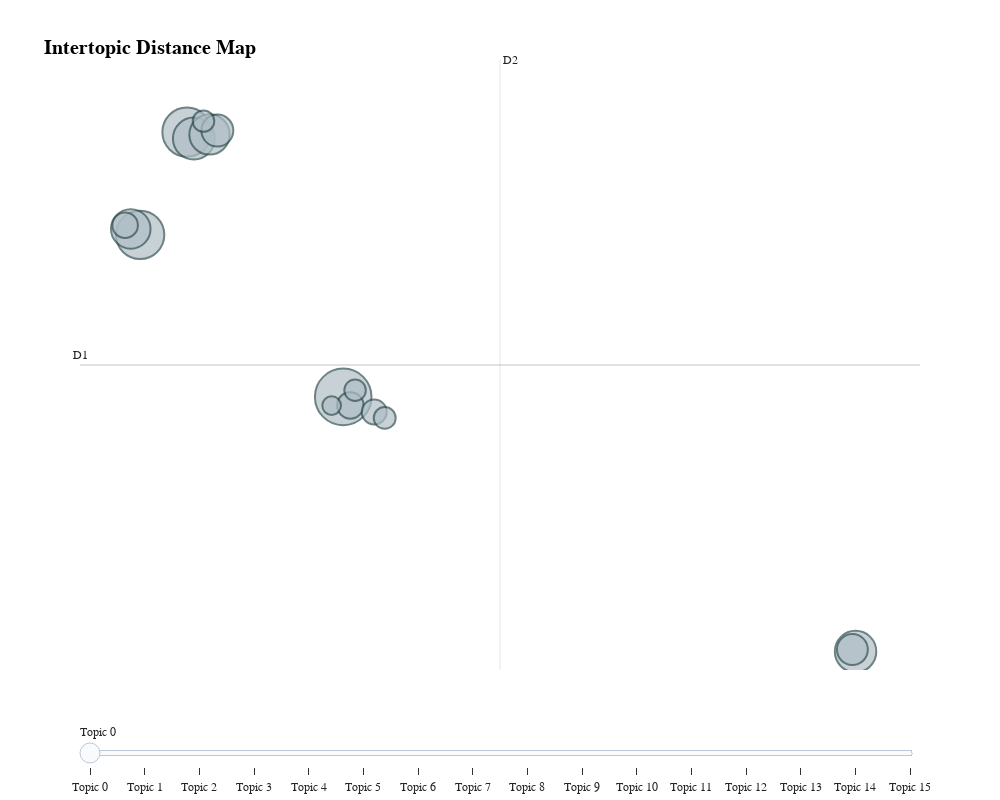

Here is the notebook cell this chart was saved with:
### Code cell
# ------------------------------------------------------------
# Visualize intertopic distances
# ------------------------------------------------------------

# N.B. UMAP (Uniform Manifold Approximation and Projection)
# used for dimensionality reduction. 
fig_2d = topic_model.visualize_topics(custom_labels=True)

# Update background and grid
fig_2d.update_layout(
    plot_bgcolor="white",
    paper_bgcolor="white",
    font_family="Arial",
    title_font_size=20,
    title_x=0.15,  # Center title
    width=1000,
    height=800,
    xaxis=dict(
        showgrid=False,
        zeroline=True,
        showline=True,
        ticks="outside",
        title=None
    ),
    yaxis=dict(
        showgrid=False,
        zeroline=True,
        showline=True,
        ticks="outside",
        title=None
    ),
    legend=dict(
        orientation="h",
        yanchor="bottom",
        y=1.02,
        xanchor="center",
        x=0.5
    )
)

fig_2d.write_image("../outputs/intertopic_distance_map_2D.png")
fig_2d.write_html("../outputs/intertopic_distance_map_2D.html")   

fig_2d.show()

### Figure 1 — Plotly figure (JSON) as saved in the notebook; plotly's stock layout.template omitted (floating-point values rounded to 4 significant figures)
{"data": [{"customdata": [[0, "passenger | year | cargo | growth | load", 201], [1, "saf | emissions | carbon | corsia | environmental", 151], [2, "safety | iosa | accidents | accident | aircraft", 147], [3, "tax | regulation | taxation | passenger | unruly", 110], [4, "cargo | data | lithium | ceiv | e", 108], [5, "airport | charges | infrastructure | airports | development", 102], [6, "security | information | smart security | smart | risk", 98], [7, "settlement | billion | processed | iss | bsp", 64], [8, "ndc | order | travel | airline | retailing", 60], [9, "commercial | world | contents | s | people", 44], [10, "travel | id | experience | passengers | digital", 41], [11, "chairman | president | airlines | board | group", 39], [12, "airlines | airways | latam | china | cargo", 30], [13, "slot | wsg | slots | regulation | capacity", 29], [14, "diversity | inclusion | diversity inclusion | female | gender", 29], [15, "training | itdi | strategic | partners | l", 22]], "hovertemplate": "<b>Topic %{customdata[0]}</b><br>%{customdata[1]}<br>Size: %{customdata[2]}", "legendgroup": "", "marker": {"color": "#B0BEC5", "line": {"color": "DarkSlateGrey", "width": 2}, "size": [201, 151, 147, 110, 108, 102, 98, 64, 60, 44, 41, 39, 30, 29, 29, 22], "sizemode": "area", "sizeref": 0.1256, "symbol": "circle"}, "mode": "markers", "name": "", "orientation": "v", "showlegend": false, "type": "scatter", "x": [-2.543, -7.345, -8.781, -7.131, 13.2, -6.651, -9.069, -6.409, 13.1, -2.323, -9.242, -1.591, -1.268, -6.834, -2.178, -2.898], "xaxis": "x", "y": [6.297, 18.95, 14.04, 18.64, -5.871, 18.83, 14.32, 19.02, -5.774, 5.889, 14.5, 5.576, 5.291, 19.47, 6.613, 5.883], "yaxis": "y"}], "layout": {"annotations": [{"showarrow": false, "text": "D1", "x": -10.63, "y": 7.82, "yshift": 10}, {"showarrow": false, "text": "D2", "x": 2.274, "xshift": 10, "y": 22.39}], "font": {"family": "Arial"}, "height": 800, "hoverlabel": {"bgcolor": "white", "font": {"family": "Rockwell", "size": 16}}, "legend": {"itemsizing": "constant", "orientation": "h", "tracegroupgap": 0, "x": 0.5, "xanchor": "center", "y": 1.02, "yanchor": "bottom"}, "margin": {"t": 60}, "paper_bgcolor": "white", "plot_bgcolor": "white", "shapes": [{"line": {"color": "#CFD8DC", "width": 2}, "type": "line", "x0": 2.274, "x1": 2.274, "y0": -6.751, "y1": 22.39}, {"line": {"color": "#9E9E9E", "width": 2}, "type": "line", "x0": -10.63, "x1": 15.18, "y0": 7.82, "y1": 7.82}], "sliders": [{"active": 0, "pad": {"t": 50}, "steps": [{"args": [{"marker.color": [["red", "#B0BEC5", "#B0BEC5", "#B0BEC5", "#B0BEC5", "#B0BEC5", "#B0BEC5", "#B0BEC5", "#B0BEC5", "#B0BEC5", "#B0BEC5", "#B0BEC5", "#B0BEC5", "#B0BEC5", "#B0BEC5", "#B0BEC5"]]}], "label": "Topic 0", "method": "update"}, {"args": [{"marker.color": [["#B0BEC5", "red", "#B0BEC5", "#B0BEC5", "#B0BEC5", "#B0BEC5", "#B0BEC5", "#B0BEC5", "#B0BEC5", "#B0BEC5", "#B0BEC5", "#B0BEC5", "#B0BEC5", "#B0BEC5", "#B0BEC5", "#B0BEC5"]]}], "label": "Topic 1", "method": "update"}, {"args": [{"marker.color": [["#B0BEC5", "#B0BEC5", "red", "#B0BEC5", "#B0BEC5", "#B0BEC5", "#B0BEC5", "#B0BEC5", "#B0BEC5", "#B0BEC5", "#B0BEC5", "#B0BEC5", "#B0BEC5", "#B0BEC5", "#B0BEC5", "#B0BEC5"]]}], "label": "Topic 2", "method": "update"}, {"args": [{"marker.color": [["#B0BEC5", "#B0BEC5", "#B0BEC5", "red", "#B0BEC5", "#B0BEC5", "#B0BEC5", "#B0BEC5", "#B0BEC5", "#B0BEC5", "#B0BEC5", "#B0BEC5", "#B0BEC5", "#B0BEC5", "#B0BEC5", "#B0BEC5"]]}], "label": "Topic 3", "method": "update"}, {"args": [{"marker.color": [["#B0BEC5", "#B0BEC5", "#B0BEC5", "#B0BEC5", "red", "#B0BEC5", "#B0BEC5", "#B0BEC5", "#B0BEC5", "#B0BEC5", "#B0BEC5", "#B0BEC5", "#B0BEC5", "#B0BEC5", "#B0BEC5", "#B0BEC5"]]}], "label": "Topic 4", "method": "update"}, {"args": [{"marker.color": [["#B0BEC5", "#B0BEC5", "#B0BEC5", "#B0BEC5", "#B0BEC5", "red", "#B0BEC5", "#B0BEC5", "#B0BEC5", "#B0BEC5", "#B0BEC5", "#B0BEC5", "#B0BEC5", "#B0BEC5", "#B0BEC5", "#B0BEC5"]]}], "label": "Topic 5", "method": "update"}, {"args": [{"marker.color": [["#B0BEC5", "#B0BEC5", "#B0BEC5", "#B0BEC5", "#B0BEC5", "#B0BEC5", "red", "#B0BEC5", "#B0BEC5", "#B0BEC5", "#B0BEC5", "#B0BEC5", "#B0BEC5", "#B0BEC5", "#B0BEC5", "#B0BEC5"]]}], "label": "Topic 6", "method": "update"}, {"args": [{"marker.color": [["#B0BEC5", "#B0BEC5", "#B0BEC5", "#B0BEC5", "#B0BEC5", "#B0BEC5", "#B0BEC5", "red", "#B0BEC5", "#B0BEC5", "#B0BEC5", "#B0BEC5", "#B0BEC5", "#B0BEC5", "#B0BEC5", "#B0BEC5"]]}], "label": "Topic 7", "method": "update"}, {"args": [{"marker.color": [["#B0BEC5", "#B0BEC5", "#B0BEC5", "#B0BEC5", "#B0BEC5", "#B0BEC5", "#B0BEC5", "#B0BEC5", "red", "#B0BEC5", "#B0BEC5", "#B0BEC5", "#B0BEC5", "#B0BEC5", "#B0BEC5", "#B0BEC5"]]}], "label": "Topic 8", "method": "update"}, {"args": [{"marker.color": [["#B0BEC5", "#B0BEC5", "#B0BEC5", "#B0BEC5", "#B0BEC5", "#B0BEC5", "#B0BEC5", "#B0BEC5", "#B0BEC5", "red", "#B0BEC5", "#B0BEC5", "#B0BEC5", "#B0BEC5", "#B0BEC5", "#B0BEC5"]]}], "label": "Topic 9", "method": "update"}, {"args": [{"marker.color": [["#B0BEC5", "#B0BEC5", "#B0BEC5", "#B0BEC5", "#B0BEC5", "#B0BEC5", "#B0BEC5", "#B0BEC5", "#B0BEC5", "#B0BEC5", "red", "#B0BEC5", "#B0BEC5", "#B0BEC5", "#B0BEC5", "#B0BEC5"]]}], "label": "Topic 10", "method": "update"}, {"args": [{"marker.color": [["#B0BEC5", "#B0BEC5", "#B0BEC5", "#B0BEC5", "#B0BEC5", "#B0BEC5", "#B0BEC5", "#B0BEC5", "#B0BEC5", "#B0BEC5", "#B0BEC5", "red", "#B0BEC5", "#B0BEC5", "#B0BEC5", "#B0BEC5"]]}], "label": "Topic 11", "method": "update"}, {"args": [{"marker.color": [["#B0BEC5", "#B0BEC5", "#B0BEC5", "#B0BEC5", "#B0BEC5", "#B0BEC5", "#B0BEC5", "#B0BEC5", "#B0BEC5", "#B0BEC5", "#B0BEC5", "#B0BEC5", "red", "#B0BEC5", "#B0BEC5", "#B0BEC5"]]}], "label": "Topic 12", "method": "update"}, {"args": [{"marker.color": [["#B0BEC5", "#B0BEC5", "#B0BEC5", "#B0BEC5", "#B0BEC5", "#B0BEC5", "#B0BEC5", "#B0BEC5", "#B0BEC5", "#B0BEC5", "#B0BEC5", "#B0BEC5", "#B0BEC5", "red", "#B0BEC5", "#B0BEC5"]]}], "label": "Topic 13", "method": "update"}, {"args": [{"marker.color": [["#B0BEC5", "#B0BEC5", "#B0BEC5", "#B0BEC5", "#B0BEC5", "#B0BEC5", "#B0BEC5", "#B0BEC5", "#B0BEC5", "#B0BEC5", "#B0BEC5", "#B0BEC5", "#B0BEC5", "#B0BEC5", "red", "#B0BEC5"]]}], "label": "Topic 14", "method": "update"}, {"args": [{"marker.color": [["#B0BEC5", "#B0BEC5", "#B0BEC5", "#B0BEC5", "#B0BEC5", "#B0BEC5", "#B0BEC5", "#B0BEC5", "#B0BEC5", "#B0BEC5", "#B0BEC5", "#B0BEC5", "#B0BEC5", "#B0BEC5", "#B0BEC5", "red"]]}], "label": "Topic 15", "method": "update"}]}], "title": {"font": {"color": "Black", "size": 20}, "text": "<b>Intertopic Distance Map</b>", "x": 0.15, "xanchor": "center", "y": 0.95, "yanchor": "top"}, "width": 1000, "xaxis": {"anchor": "y", "domain": [0, 1], "range": [-10.63, 15.18], "showgrid": false, "showline": true, "ticks": "outside", "title": {}, "visible": false, "zeroline": true}, "yaxis": {"anchor": "x", "domain": [0, 1], "range": [-6.751, 22.39], "showgrid": false, "showline": true, "ticks": "outside", "title": {}, "visible": false, "zeroline": true}}}
